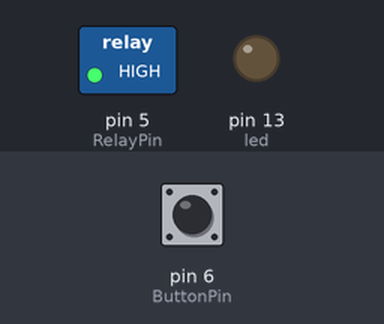
Recording of a sketch running on a simulated Arduino Uno, built with avr-gcc and run on an emulated ATmega328P. Parts: switched loads named in the sketch (green lamp = pin HIGH), output pins drawn as LEDs (lit = HIGH). The test bench sets the inputs (shaded band); at power-on: pin 6 (ButtonPin) HIGH.

Above: at 1.4 s.
1.5 s: pin 6 (ButtonPin) pulled LOW for 0.15 s
At 1.57 s:
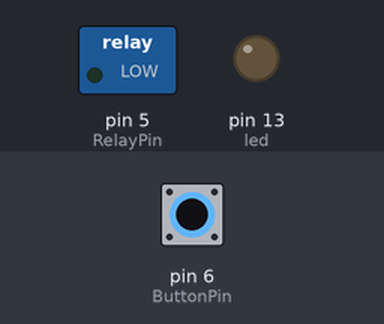
3.1 s: pin 6 (ButtonPin) pulled LOW for 3.2 s
At 7.4 s:
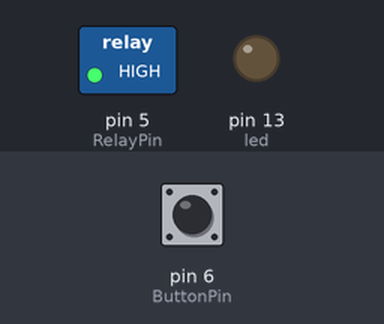
Timing chart, 0 to 8.9 s (numbered marks = the images above; inputs shaded):
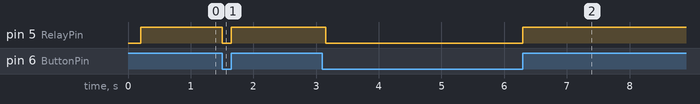

Measured:
- after the input at 1.5 s, pin 5 (RelayPin): HIGH → LOW at once, → HIGH 0.15 s later
- after the input at 3.1 s, pin 5 (RelayPin): HIGH → LOW after 0.05 s, → HIGH 3.1 s later

The sketch:

printerONOFF.ino
```cpp
int RelayPin=5;
int ButtonPin=6;
int led=13;
int ButtonStat=0;
char stat=0;
int stat1=0;

void setup()
{
  Serial.begin(9600);
  delay(200);
  pinMode(RelayPin, OUTPUT);
  pinMode(led, OUTPUT);
  pinMode(ButtonPin, INPUT);
}

void loop()
{
  stat=Serial.read();
  ButtonStat=digitalRead(ButtonPin);

  if(ButtonStat==LOW)
  {
    if(stat1==1)
    {
      digitalWrite(RelayPin, LOW);
      delay(100);
      stat1=0;
    }
     switch(stat)
     {
       case '1':
       digitalWrite(RelayPin, HIGH);
       delay(100);
       break;
       case '0':
       digitalWrite(RelayPin, LOW);
       delay(100);
       break;
     }
  }
  else if(ButtonStat==HIGH)
  {
    digitalWrite(RelayPin, HIGH);
    stat1=1;
    delay(100);
  }
}
```
